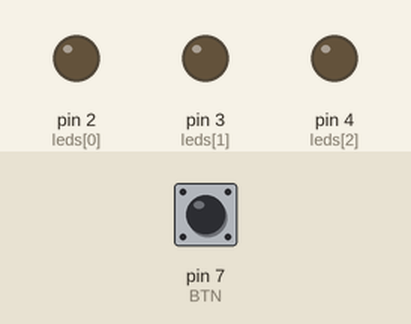
The sketch below on a simulated Arduino Uno, built with avr-gcc and run on an emulated ATmega328P. Parts: output pins drawn as LEDs (lit = HIGH). Inputs (shaded band) come from the test bench; at power-on: pin 7 (BTN) HIGH.

Above: at 1.2 s.
1.3 s: pin 7 (BTN) pulled LOW for 0.15 s
At 1.42 s:
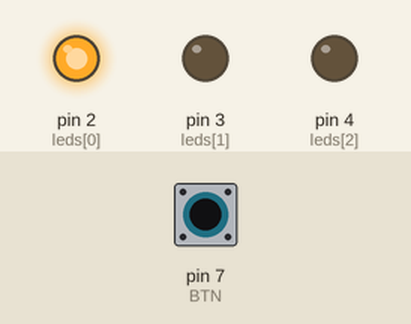
At 1.92 s:
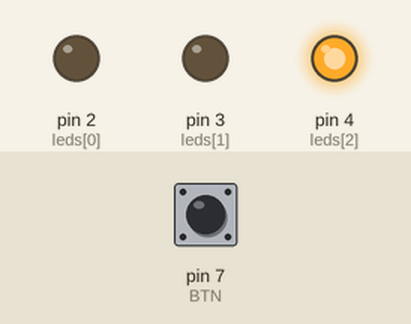
Timing chart, 0 to 4.3 s (numbered marks = the images above; inputs shaded):
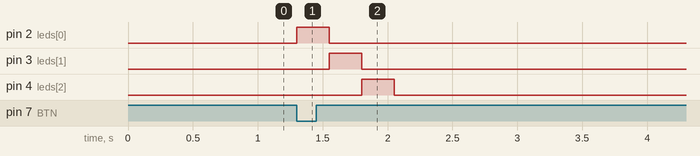

The sketch:

exp15_button_led_pattern.ino
```cpp
const int leds[] = {2, 3, 4};   // LED pins: D2, D3, D4
const int NUM_LEDS = 3;
const int BTN = 7;              // Push button (active-LOW with INPUT_PULLUP)

void setup() {
  for (int i = 0; i < NUM_LEDS; i++) {
    pinMode(leds[i], OUTPUT);
  }
  pinMode(BTN, INPUT_PULLUP);
}

void loop() {
  if (digitalRead(BTN) == LOW) {          // Button pressed
    for (int i = 0; i < NUM_LEDS; i++) {
      digitalWrite(leds[i], HIGH);        // Turn LED ON
      delay(250);                         // Keep it ON for 250 ms
      digitalWrite(leds[i], LOW);         // Turn LED OFF
    }
    while (digitalRead(BTN) == LOW) {}    // Wait until button is released
  }
}
```

Measured:
- after the input at 1.3 s, pin 2 (leds[0]): LOW → HIGH at once, → LOW 0.25 s later; pin 3 (leds[1]): LOW → HIGH after 0.25 s, → LOW 0.25 s later; pin 4 (leds[2]): LOW → HIGH after 0.50 s, → LOW 0.25 s later
